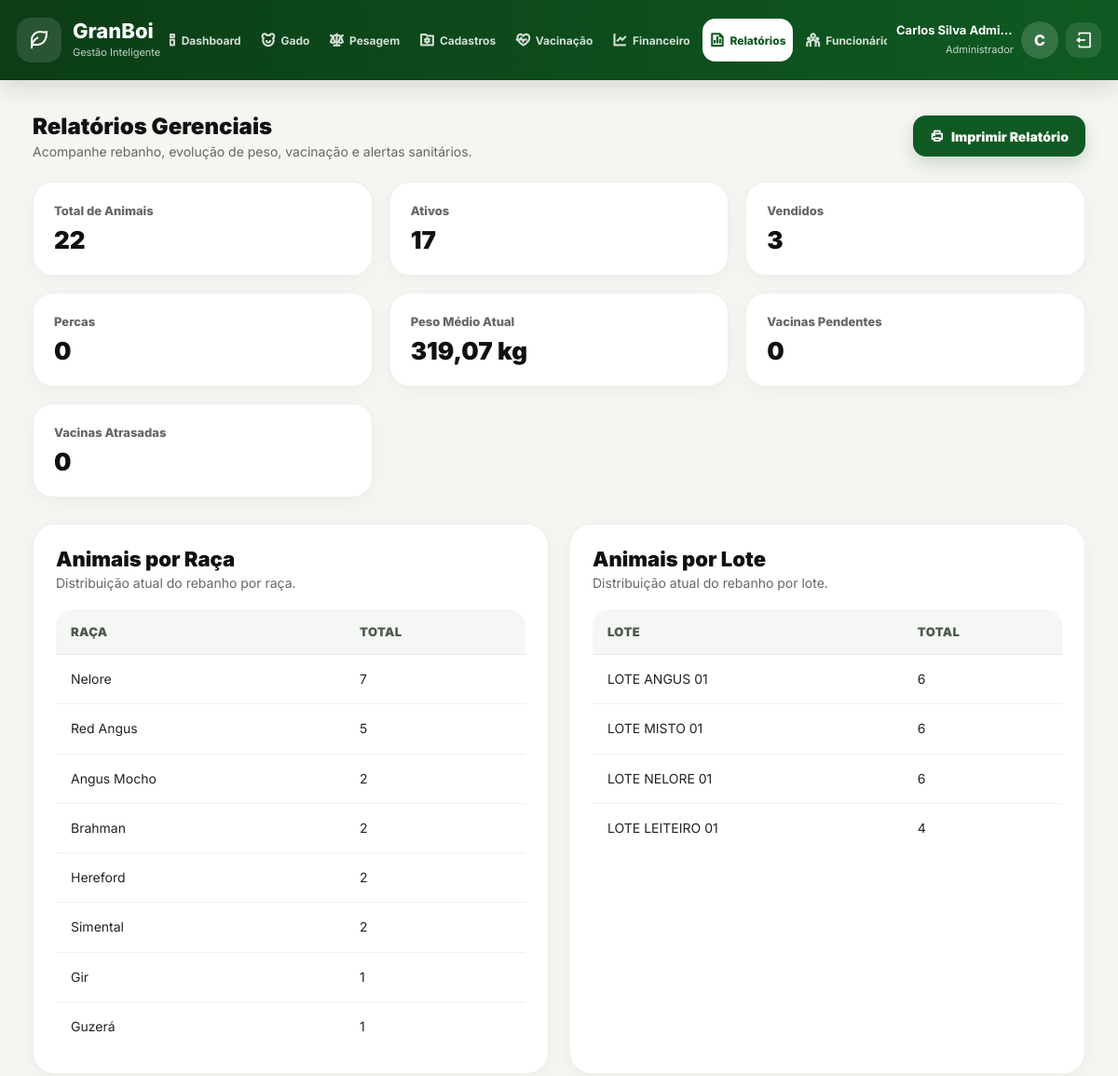
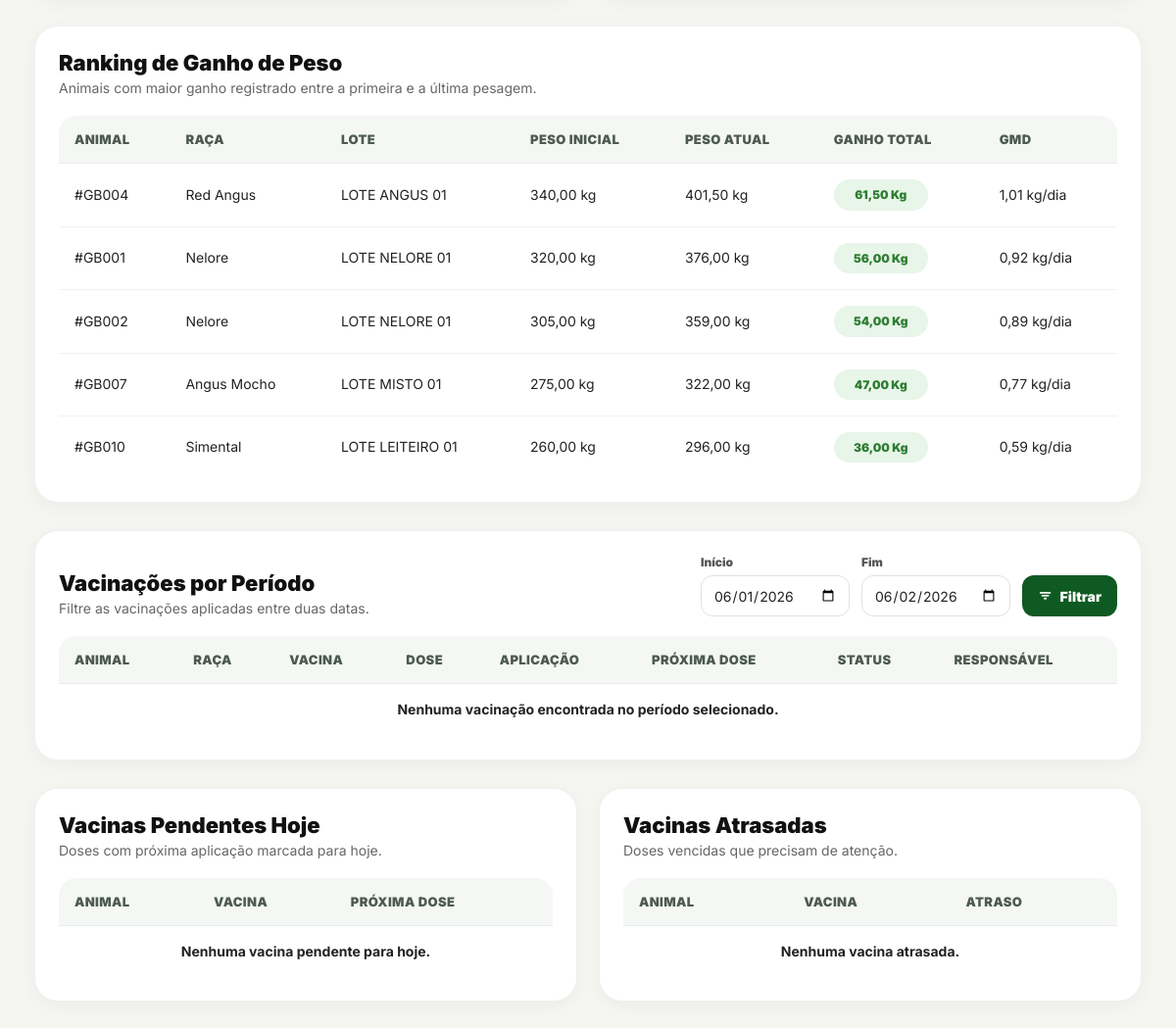
Page /GranBoi/relatorios (signed in) on the committed database (2 pictures, top to bottom).
### tables this page shows
CREATE TABLE `animal` (
  `id` BIGINT(20) NOT NULL AUTO_INCREMENT,
  `brinco_identificador` VARCHAR(20) NOT NULL,
  `raca_id` INT(11) DEFAULT NULL,
  `lote_id` INT(11) DEFAULT NULL,
  `data_nascimento` DATE DEFAULT NULL,
  `sexo` ENUM('M','F') DEFAULT NULL,
  `peso_entrada` DECIMAL(10,2) DEFAULT NULL,
  `chip` VARCHAR(100) DEFAULT NULL COMMENT 'CODIGO DO CHIP IMPLANTADO NO ANIMAL (=0 para ausente)',
  `peso_saida` DOUBLE(13,3) DEFAULT 0.000 COMMENT 'Peso na saida (ou venda) do animal.',
  `valor_venda` DECIMAL(13,2) DEFAULT 0.00 COMMENT 'Valor da venda do animal.',
  `status` VARCHAR(20) DEFAULT 'Ativo' COMMENT 'Ativo, Vendido, Perda, Excluido',
  PRIMARY KEY (`id`),
  UNIQUE KEY `brinco_UNIQUE` (`brinco_identificador`),
  KEY `fk_animal_raca` (`raca_id`),
  KEY `fk_animal_lote` (`lote_id`),
  CONSTRAINT `fk_animal_raca` FOREIGN KEY (`raca_id`) REFERENCES `raca` (`id`),
  CONSTRAINT `fk_animal_lote` FOREIGN KEY (`lote_id`) REFERENCES `lote` (`id`)
);

### app/views/relatorios/relatorios.php (the view, shortened to what the rows shown need)
<main class="main-content relatorios-page">
  <section class="relatorios-page-actions">
    <div>
      <h2>Relatórios Gerenciais</h2>
    </div>
  </section>
  <section class="relatorio-two-columns">
    <div class="relatorios-table-card">
      <div class="section-header">
        <div>
          <h2>Animais por Raça</h2>
        </div>
      </div>
      <table class="relatorios-table">
        <thead>
          <tr>
            <th>Raça</th>
            <th>Total</th>
          </tr>
        </thead>
      </table>
    </div>
    <div class="relatorios-table-card">
      <div class="section-header">
        <div>
          <h2>Animais por Lote</h2>
        </div>
      </div>
      <table class="relatorios-table">
        <thead>
          <tr>
            <th>Lote</th>
            <th>Total</th>
          </tr>
        </thead>
      </table>
    </div>
  </section>
  <section class="relatorios-table-card">
    <div class="section-header">
      <div>
        <h2>Ranking de Ganho de Peso</h2>
      </div>
    </div>
    <table class="relatorios-table">
      <thead>
        <tr>
          <th>Animal</th>
          <th>Raça</th>
          <th>Lote</th>
          <th>Peso Inicial</th>
          <th>Peso Atual</th>
          <th>Ganho Total</th>
          <th>GMD</th>
        </tr>
      </thead>
      <tbody>
        <?php if (!empty($rankingGanhoPeso)): ?>
          <?php foreach ($rankingGanhoPeso as $item): ?>
            <tr>
              <td>#<?= htmlspecialchars($item['brinco_identificador'] ?? '-') ?></td>
              <td><?= htmlspecialchars($item['raca'] ?? '-') ?></td>
              <td><?= htmlspecialchars($item['lote'] ?? '-') ?></td>
              <td><?= number_format((float) ($item['peso_inicial'] ?? 0), 2, ',', '.') ?> kg</td>
              <td><?= number_format((float) ($item['peso_atual'] ?? 0), 2, ',', '.') ?> kg</td>
              <td>
                <span class="relatorio-status disponivel">
                  <?= number_format((float) ($item['ganho_total'] ?? 0), 2, ',', '.') ?> kg
                </span>
              </td>
              <td><?= number_format((float) ($item['gmd'] ?? 0), 2, ',', '.') ?> kg/dia</td>
            </tr>
          <?php endforeach; ?>
        <?php endif; ?>
      </tbody>
    </table>
  </section>
  <section class="relatorios-table-card">
    <div class="section-header relatorio-filter-header">
      <div>
        <h2>Vacinações por Período</h2>
      </div>
    </div>
    <table class="relatorios-table">
      <thead>
        <tr>
          <th>Animal</th>
          <th>Raça</th>
          <th>Vacina</th>
          <th>Dose</th>
          <th>Aplicação</th>
          <th>Próxima Dose</th>
          <th>Status</th>
          <th>Responsável</th>
        </tr>
      </thead>
    </table>
  </section>
  <section class="relatorio-two-columns">
    <div class="relatorios-table-card">
      <div class="section-header">
        <div>
          <h2>Vacinas Pendentes Hoje</h2>
        </div>
      </div>
      <table class="relatorios-table">
        <thead>
          <tr>
            <th>Animal</th>
            <th>Vacina</th>
            <th>Próxima Dose</th>
          </tr>
        </thead>
      </table>
    </div>
    <div class="relatorios-table-card">
      <div class="section-header">
        <div>
          <h2>Vacinas Atrasadas</h2>
        </div>
      </div>
      <table class="relatorios-table">
        <thead>
          <tr>
            <th>Animal</th>
            <th>Vacina</th>
            <th>Atraso</th>
          </tr>
        </thead>
      </table>
    </div>
  </section>
</main>

### rows in the picture
animal: brinco_identificador "GB004", raca "Red Angus", lote "LOTE ANGUS 01", peso_inicial "340,00", peso_atual "401,50", ganho_total "61,50", gmd "1,01"
animal: brinco_identificador "GB001", raca "Nelore", lote "LOTE NELORE 01", peso_inicial "320,00", peso_atual "376,00", ganho_total "56,00", gmd "0,92"
animal: brinco_identificador "GB002", raca "Nelore", lote "LOTE NELORE 01", peso_inicial "305,00", peso_atual "359,00", ganho_total "54,00", gmd "0,89"
animal: brinco_identificador "GB007", raca "Angus Mocho", lote "LOTE MISTO 01", peso_inicial "275,00", peso_atual "322,00", ganho_total "47,00", gmd "0,77"
animal: brinco_identificador "GB010", raca "Simental", lote "LOTE LEITEIRO 01", peso_inicial "260,00", peso_atual "296,00", ganho_total "36,00", gmd "0,59"

### other values in the picture
$_SESSION['usuario']['nome'] "Carlos Silva Admi…"
$_SESSION['usuario']['papel_nome'] "Administrador"
substr($_SESSION['usuario']['nome'] ?? 'U', 0, 1) "C"
$resumoRebanho['total'] "22"
$resumoRebanho['ativos'] "17"
$resumoRebanho['vendidos'] "3"
$resumoRebanho['percas'] "0"
$pesoMedioAtual "319,07"
$item['raca'] "Nelore"
$item['total'] "7"
$item['raca'] "Red Angus"
$item['total'] "5"
$item['raca'] "Angus Mocho"
$item['total'] "2"
$item['raca'] "Brahman"
